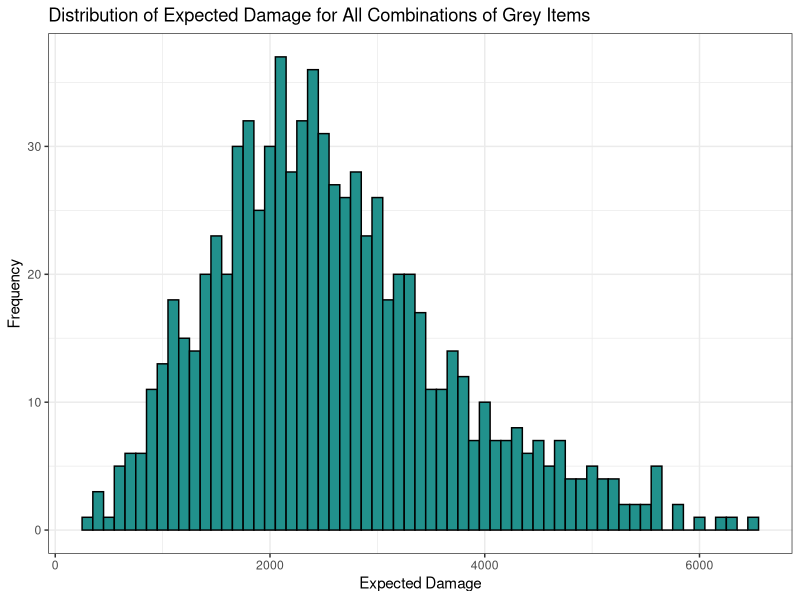

Write R code to recreate this figure.
############################################################################################################################################
# CRYSTAL GUARDIANS ANALYSIS
############################################################################################################################################

# Started: 2024-01-15
# Purpose: While not comprehensive, I'd like to understand the optimal configuration of grey (most common) items with respect to a maxed-out
#    electric crystal progression on a projectile electricity tower. The reason for this analysis is based both on general curiosity for
#    an 'optimal' strategy given a grey-item constraint and to unerstand how 'broken' certain combinations can be. Knowing this would allow
#    for easier time-record achievements since very little thought would need to go into the selection process.

############################################################################################################################################
# LOAD LIBRARIES
############################################################################################################################################

library(tidyverse)


############################################################################################################################################
# SETUP
############################################################################################################################################

#### CALCULATIONS ####

# All stats and calculations come from the game as of build 13170048

# Base stats
DAMAGE_DEFAULT <- 60
CRIT_CHANCE_DEFAULT <- 0.25
CRIT_DAMAGE_DEFAULT <- 1.4
ATTACK_SPEED_DEFAULT <- 3.1

ELECTRICITY_CRIT_BOOST <- 1.4
PERK_CRIT_BOOST <- 1.5
total_crit_boost <- ELECTRICITY_CRIT_BOOST + PERK_CRIT_BOOST

# Two grey items get boosts based on low hp. This analysis is assuming you 'game' it such that you have min survivable hp
TOWER_MAX_HP <- 2000
TOWER_HP <- 200
tower_hp_pct <- TOWER_HP / TOWER_MAX_HP
missing_health_multiplier <- (1 - tower_hp_pct) * 10 # 10 to indicate number of 10% chunks missing


flat_damage <- function(item1_damage, item2_damage, item3_damage, item4_damage, item5_damage, item6_damage, item7_damage) {
  damage_boost <- item1_damage + item2_damage + item3_damage + item4_damage + item5_damage + item6_damage + item7_damage
  flat_damage_output <- DAMAGE_DEFAULT * (1 + damage_boost)
  return(flat_damage_output)
}


crit_chance <- function(item1_crit_chance, item2_crit_chance, item3_crit_chance, item4_crit_chance, item5_crit_chance, item6_crit_chance, item7_crit_chance) {
  crit_chance_bonus <- item1_crit_chance + item2_crit_chance + item3_crit_chance + item4_crit_chance + item5_crit_chance + item6_crit_chance + item7_crit_chance
  crit_chance_output <- CRIT_CHANCE_DEFAULT + crit_chance_bonus
  return(crit_chance_output)
}


crit_damage <- function(item1_crit_damage, item2_crit_damage, item3_crit_damage, item4_crit_damage, item5_crit_damage, item6_crit_damage, item7_crit_damage) {
  crit_damage_bonus <- item1_crit_damage + item2_crit_damage + item3_crit_damage + item4_crit_damage + item5_crit_damage + item6_crit_damage + item7_crit_damage
  crit_damage_output <- CRIT_DAMAGE_DEFAULT + crit_damage_bonus * total_crit_boost
  return(crit_damage_output)
}


attack_speed <- function(item1_attack_speed, item2_attack_speed, item3_attack_speed, item4_attack_speed, item5_attack_speed, item6_attack_speed, item7_attack_speed) {
  attack_speed_bonus <- item1_attack_speed + item2_attack_speed + item3_attack_speed + item4_attack_speed + item5_attack_speed + item6_attack_speed + item7_attack_speed
  attack_speed_output <- ATTACK_SPEED_DEFAULT * (1 + attack_speed_bonus) 
  return(attack_speed_output)
}


expected_damage <- function(flat_damage, crit_chance, crit_damage, attack_speed) {
  capped_crit_chance <- ifelse(crit_chance >= 1, 1, crit_chance) # sets max crit chance at 100%
  non_crit_damage <- flat_damage * (1 - capped_crit_chance)
  crit_damage <- flat_damage * capped_crit_chance * crit_damage
  expected_damage_output <- (non_crit_damage + crit_damage) * attack_speed
  return(expected_damage_output)
}


comb_item_expected_damage <- function(item1, item2, item3, item4, item5, item6, item7) {
  # Convert string inputs to objects
  item1 <- get(item1)
  item2 <- get(item2)
  item3 <- get(item3)
  item4 <- get(item4)
  item5 <- get(item5)
  item6 <- get(item6)
  item7 <- get(item7)
  
  flat_damage <- flat_damage(item1$damage, item2$damage, item3$damage, item4$damage, item5$damage, item6$damage, item7$damage)
  crit_chance <- crit_chance(item1$crit_chance, item2$crit_chance, item3$crit_chance, item4$crit_chance, item5$crit_chance, item6$crit_chance, item7$crit_chance)
  crit_damage <- crit_damage(item1$crit_damage, item2$crit_damage, item3$crit_damage, item4$crit_damage, item5$crit_damage, item6$crit_damage, item7$crit_damage)
  attack_speed <- attack_speed(item1$attack_speed, item2$attack_speed, item3$attack_speed, item4$attack_speed, item5$attack_speed, item6$attack_speed, item7$attack_speed)
  
  expected_damage <- expected_damage(flat_damage, crit_chance, crit_damage, attack_speed)
  return(expected_damage)
  
}


#### ITEMS ####

# Define the constructor function for the 'item' class
item <- function(damage = 0, crit_chance = 0, crit_damage = 0, attack_speed = 0) {
  # Create a list with the properties
  obj <- list(
    damage = damage,
    crit_chance = crit_chance,
    crit_damage = crit_damage,
    attack_speed = attack_speed
  )
  # Set the class attribute to 'item'
  class(obj) <- "item"
  # Return the object
  return(obj)
}

null_item <- item() # optional if you want to see what not having full items looks like
chili_power <- item(attack_speed = 0.5)
sharp_axe <- item(damage = .66)
critical_damage_mace <- item(crit_damage = 0.75)
lucky_crit <- item(crit_chance = 0.5)
lethal_desperation <- item(damage = 0.125 * missing_health_multiplier)
mortal_fury <- item(attack_speed = 0.075 * missing_health_multiplier)


############################################################################################################################################
# CALCULATIONS
############################################################################################################################################

#### Create a table of all possible combinations ####

# Define the items
items <- c("chili_power", "sharp_axe", "critical_damage_mace", "lucky_crit", "lethal_desperation", "mortal_fury")

# Generate all combinations with replacement
all_combinations <- expand.grid(
  slot1 = items, 
  slot2 = items, 
  slot3 = items, 
  slot4 = items, 
  slot5 = items, 
  slot6 = items, 
  slot7 = items
)

# Sort each row and remove duplicates
unique_combinations <- unique(t(apply(all_combinations, 1, sort)))

# Convert back to a data frame
combos_df <- as.data.frame(unique_combinations)

names(combos_df) <- c("slot1", "slot2", "slot3", "slot4", "slot5", "slot6", "slot7")

# Calculated expected damage and sort on that
combos_df <- combos_df %>%
  rowwise() %>%
  mutate(expected_damage = comb_item_expected_damage(slot1, slot2, slot3, slot4, slot5, slot6, slot7)) %>%
  arrange(desc(expected_damage))


############################################################################################################################################
# VISUALIZATION
############################################################################################################################################

# Create a histogram of expected_damage 
ggplot(combos_df, aes(x = expected_damage)) +
  geom_histogram(binwidth = 100, # You can adjust the binwidth as needed
                 fill = "#21918c", 
                 color = "black") +
  theme_minimal() +
  labs(title = "Distribution of Expected Damage for All Combinations of Grey Items",
       x = "Expected Damage",
       y = "Frequency") +
  theme_bw()




